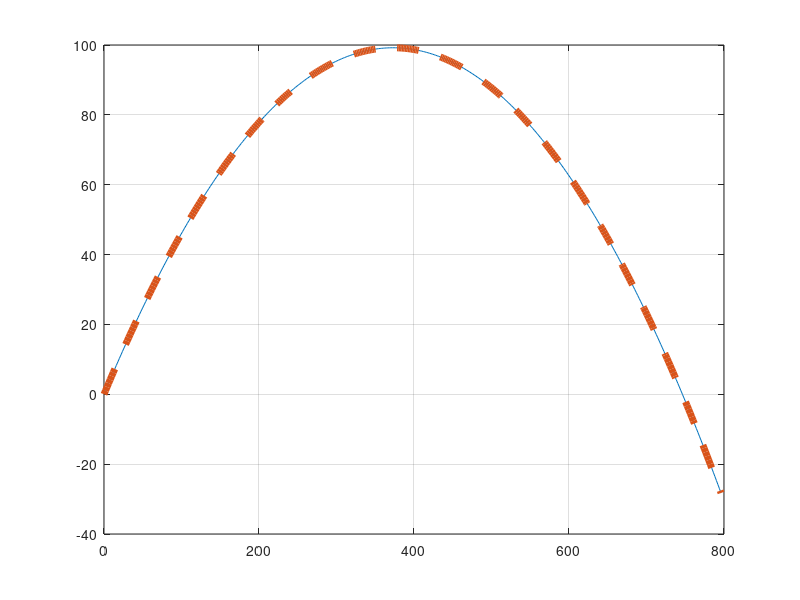

Write the MATLAB code that produced this figure. (Note: this script raises an error after producing the figure.)
% Saad Malik
% ECE 202 - Project 2
% Phase 1 
% Comparing the Analytic Soltution to the Numeric Solution, without Drag 
% (Including the structure required for computation of Drag)

clear;
clf;

% --- Define Given Information ---

R0 = 463; % Range of HR, in feet
v0mph = 116; % Exit velocity, in mph 
phi0deg = 28; % Launch angle, in degrees
maxheight = 100; % Maximum height in feet
flighttime = 5.3; % Flight time in seconds
m = 0.145; % Mass of a baseball in kilograms

x0 = 0; y0 = 0;
g = 9.8; % gravity force, in m/s^2

% time is in s, distance in m, speed in m/s, etc

% --- conversion factors ---

mph2mps = 5280 * 12 * 2.54 / 100 / 3600; % mph to m/s conversion
deg2rad = pi/180; % Degrees to radians
m2ft = 3.28084; % Metres to feet

% --- Conducted Calculations Regarding Conversions ---

v0mph = v0mph*mph2mps; % initial speed
phi0 = phi0deg*deg2rad; % launch angle, radians

v0x = v0mph*cos(phi0); % x-component of velocity
v0y = v0mph*sin(phi0); % y-component

% --- Compute some useful quantities for the trajectory ---

tH = v0y/g; % time to reach maxmium height
tLand = 5.3; % time to land (time of flight)

H = tH * v0y/2; % max height
R = v0x * tLand; % range

R_ft = R*m2ft; % rough conversion, range in ft

maxheightft = maxheight/m2ft;

% --- Check estimate of range ---

% Since the two trajectories are the same
% use the analytic range to compute percent error for now...

check_r_percent_error = 100*(R_ft-R0)/R0;
% Error in calculations of range of motion
error_h = 100*(H - maxheightft)/H;
% Error in calculations of maximum height
error_t = 100*(tH - flighttime)/flighttime;
% Error in calculations of total time of flight

% --- Compute Analytical Solution ---

tmin = 0; tmax = tLand;
N = 400; % Number of Intervals

t = linspace(tmin,tmax,N+1); % time array, create x(t) y(t)

xa = x0 + v0x*t; 
% analytical x(t), no drag, ax = 0;
ya = y0 + v0y*t - (1/2)*g*t.^2; 
% analytical y(t), gravity, no drag, ay = -g

% --- Add Numerical Solution ---

dt = (tmax-tmin)/N;

xn = zeros(1,N+1); % Position x as a function of time
yn = zeros(1,N+1); % Position y as a function of time

yn(1) = y0; % Initial Position y
xn(1) = x0; % Initial Position x

vy = v0y; % Initial Velocity for y component
vx = v0x; % Initial Velocity for x component

for n = 1:N

    ay = -g; 
    % Treat as non-constant
    yn(n+1) = yn(n) + dt*vy + (1/2)*(dt^2)*ay; 
    % y(t+dt) = y(t) + dt*y'(t) + (1/2)*dt^2*y''(t)
    vy = vy + ay*dt; 
    % y'(t+dt) = y'(t) + dt*y''(t)

    ax = 0;
    % Initialize the force in the x-direction as 0
    xn(n+1) = xn(n) + dt*vx;
    % x(t+dt) = x(t) + dt*x'(t) + (1/2)*dt^2*x''(t)
    vx = vx + ax*dt; 
    % x'(t+dt) = x'(t) + dt*x''(t)
    
end

xa_ft = xa*m2ft;
ya_ft = ya*m2ft;
xn_ft = xn*m2ft;
yn_ft = yn*m2ft;


check_numy = sum(abs(yn-ya))  
% Compare analytic to numeric, should equate to zero
check_numx = sum(abs(xn-xa))
% Compare analytic to numeric, should equate to zero

plot(xa_ft,ya_ft,xn_ft,yn_ft,'--','LineWidth', 5)
grid on
ax = gca; ax.FontSize = 14;

xlabel('x (ft)','FontSize',16);
ylabel('y (ft)','FontSize',16);

title({'ECE 202 Project 2 - Phase 1',...
    'Analytical vs. numerical trajectory of a baseball'},'FontSize',22);

legend({'Analytical','Numerical'},'FontSize',16);